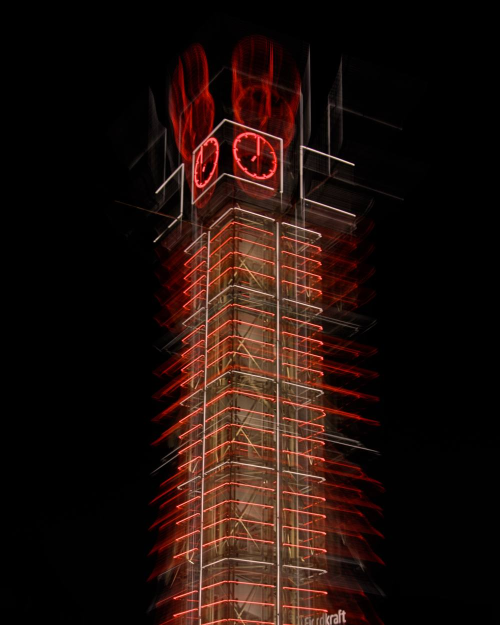
#> input picture IMGs/clock-tower.jpg, 1000 x 1250 px (shown at 1/2 size)
$ python make_og_image.py '#' writes IMGs/og-image.png
#> lines starting #> are read from the running program, lines starting #| are printed output that depends on the picture
#!/usr/bin/env python3
"""Draw the link preview image (Discord, Slack, social embeds) for Mine avganger.

It shows a departure board in the dashboard's dark theme with made-up lines and
destinations, next to the Oslo S clock tower photo. Everything is fixed in this
file, so running it again gives the same image.

    python3 tools/og-image/make_og_image.py            # writes IMGs/og-image.png
    python3 tools/og-image/make_og_image.py out.png    # writes somewhere else

Needs Pillow (pip install Pillow). The Barlow Semi Condensed fonts next to this
script are the ones the page uses, under the SIL Open Font License (fonts/OFL.txt).
"""

import sys
from pathlib import Path

from PIL import Image, ImageDraw, ImageFont

HERE = Path(__file__).resolve().parent
ROOT = HERE.parents[1]
PHOTO = ROOT / "IMGs" / "clock-tower.jpg"
OUT = Path(sys.argv[1]) if len(sys.argv) > 1 else ROOT / "IMGs" / "og-image.png"

# ---------- content ----------
BOARD_TITLE = "Mine Avganger"
BOARD_SUB = "Sanntid for tog, T-bane, trikk og buss"
FOOTER = "Sanntid fra Entur, oppdatert 10:42"
CLOCK = "10:42"

# Mode colours match MODES in index.html. Regional buses have no mode of their own
# there, so they use the express bus green.
MODES = {
    "bus": "#d40d0d",
    "tram": "#0b78c8",
    "metro": "#d9640a",
    "rail": "#00824a",
    "regional": "#5a7d00",
}

# (line, mode, name, platform, time, status). The name is the transport type. A time of "Nå" gets
# the yellow highlight, as on the page. Status is one of:
#   None                      on time
#   ("late", "10:47")         delayed: "Rute 10:47" under the time, in the delay colour
#   ("cancelled", "10:52")    cancelled: "Innstilt" in red, the planned time struck through,
#                             and the name struck through and dimmed
ROWS = [
    ("XX", "bus", "Buss", "A", "Nå", None),
    ("XX", "tram", "Trikk", "B", "3 min", None),
    ("X", "metro", "T-bane", "2", "7 min", ("late", "10:47")),
    ("RE", "rail", "Tog", "4", "Innstilt", ("cancelled", "10:52")),
    ("XXX", "regional", "Regionsbuss", "C", "11:05", None),
]

# ---------- design (the dark theme from index.html) ----------
W, H = 1200, 630
S = 2  # draw at 2x and scale down, for smooth edges
BG = "#0a1424"
PANEL = "#12223a"
BAND = "#1c3355"
INK = "#eef2f7"
MUTED = "#97a6ba"
RULE = "#22364f"
NOW = "#ffd23f"
NOW_INK = "#0e1a2b"
LATE = "#fbbf24"
DANGER = "#ff6b7d"


def font(weight, size):
    return ImageFont.truetype(str(HERE / "fonts" / f"BarlowSemiCondensed-{weight}.ttf"), size * S)


def px(value):
    return round(value * S)


def hex_rgb(colour):
    colour = colour.lstrip("#")
    return tuple(int(colour[i:i + 2], 16) for i in (0, 2, 4))


def photo_layer():
    """The clock tower on the right, fading into the background towards the left."""
    layer = Image.new("RGB", (px(W), px(H)), BG)
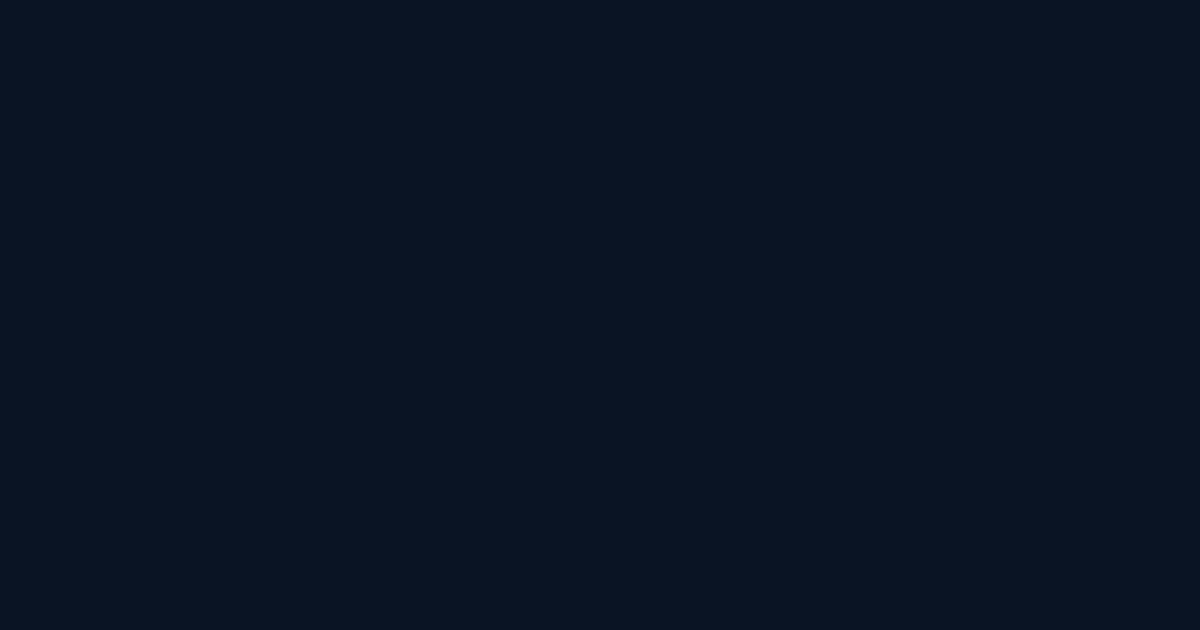
#> layer: PIL image 2400x1260 RGB (shown at 1/2 size); mean R, G, B 10, 20, 36
    photo = Image.open(PHOTO).convert("RGB")
#> photo is the input picture: PIL image 1000x1250 RGB; mean R, G, B 31.9, 15.7, 11.3
    height = px(H * 1.55)  # crop in on the clock faces and the top of the tower
    width = round(photo.width * height / photo.height)
#> width = 1562
    photo = photo.resize((width, height), Image.LANCZOS)
#> photo: PIL image 1562x1953 RGB
    left = px(W) - width + px(40)
#> left = 918
    top = -px(H * 0.18)
    layer.paste(photo, (left, top))
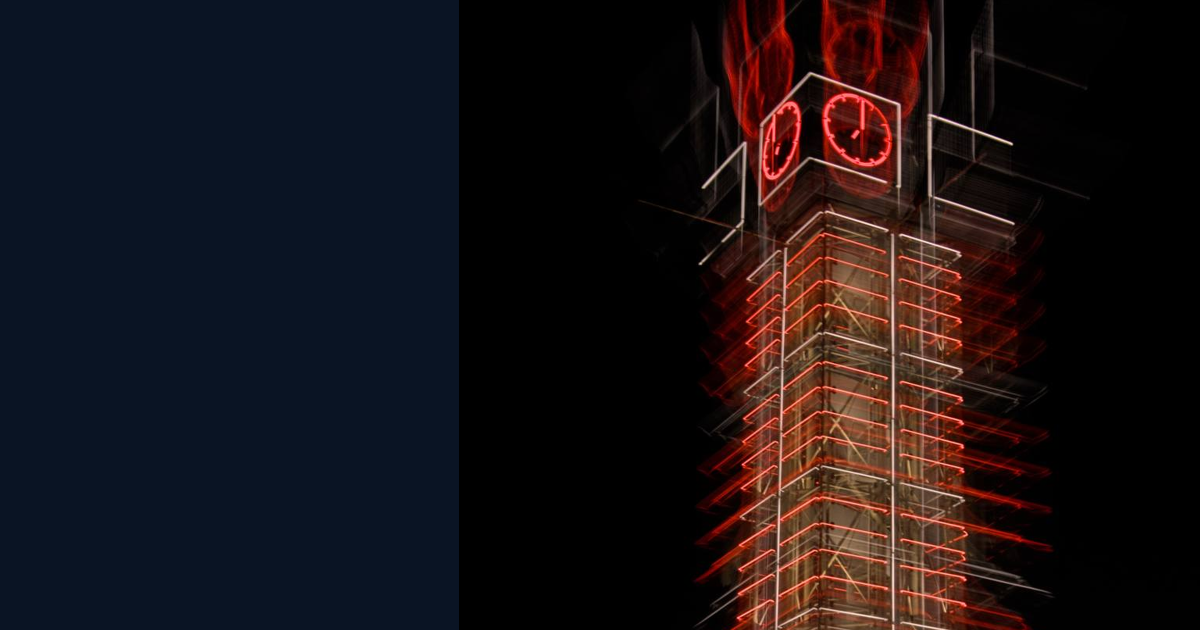
#> layer: PIL image 2400x1260 RGB (shown at 1/2 size); mean R, G, B 25.3, 18, 21.2

    # Fade: solid background up to 52 % of the width, then the photo shows through.
    fade = Image.new("L", (px(W), 1))
    for x in range(px(W)):
        t = x / px(W)
        fade.putpixel((x, 0), 255 if t < 0.52 else round(255 * max(0.0, 1 - (t - 0.52) / 0.33) ** 1.4))
    fade = fade.resize((px(W), px(H)))
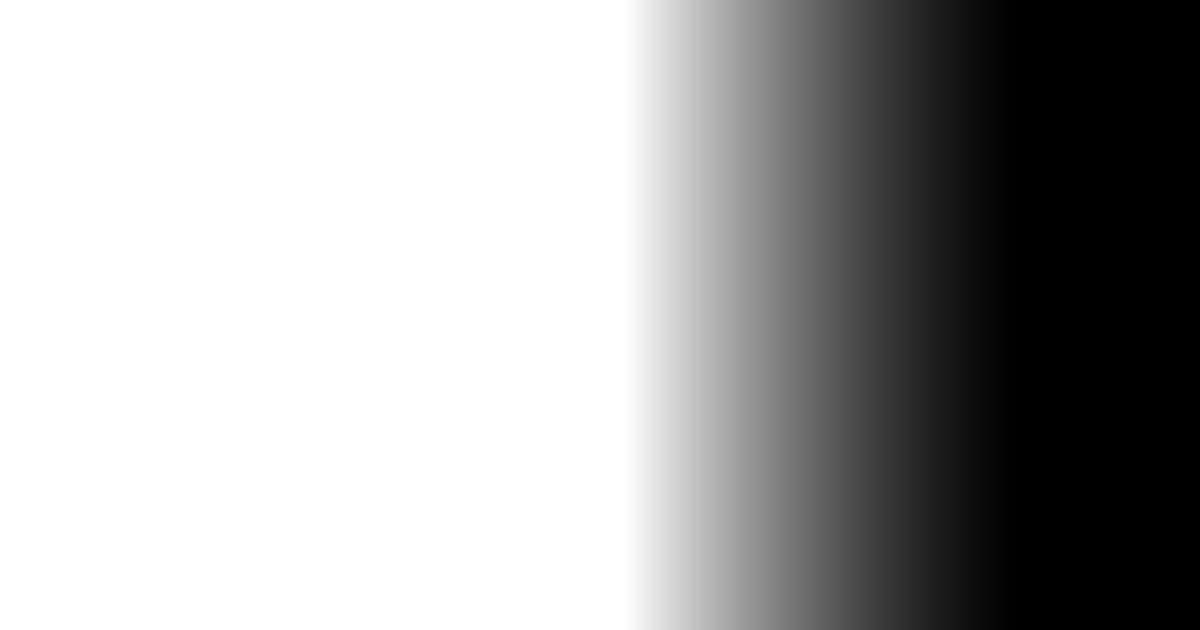
#> fade: PIL image 2400x1260 L (shown at 1/2 size); min 0, max 255, mean 167.7
    background = Image.new("RGB", (px(W), px(H)), BG)
    return Image.composite(background, layer, fade)
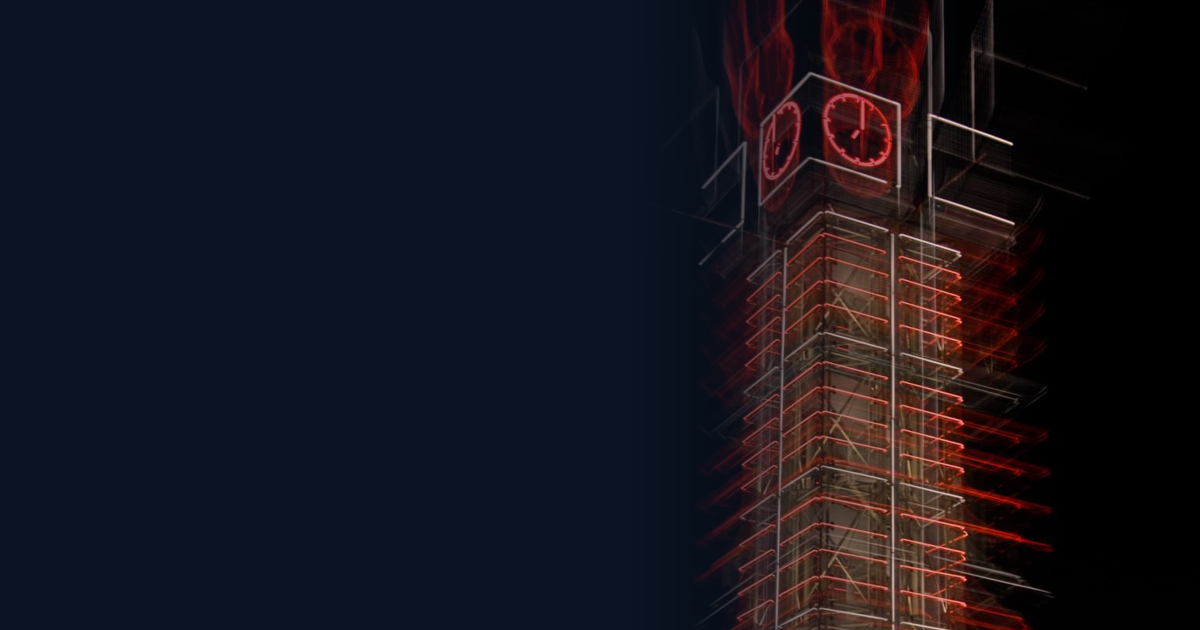
#> returned value: PIL image 2400x1260 RGB (shown at 1/2 size); mean R, G, B 21.3, 20.4, 28.9


def text_right(draw, x_right, y, text, fnt, fill):
    draw.text((x_right - draw.textlength(text, font=fnt), y), text, font=fnt, fill=fill)


def text_center(draw, x_center, y, text, fnt, fill):
    draw.text((x_center - draw.textlength(text, font=fnt) / 2, y), text, font=fnt, fill=fill)


def blend(colour, background, opacity):
    """A colour at the given opacity over a background, like CSS opacity on the page."""
    a, b = hex_rgb(colour), hex_rgb(background)
    return tuple(round(x * opacity + y * (1 - opacity)) for x, y in zip(a, b))


def strike(draw, x, y, text, fnt, fill):
    """A line through text drawn at (x, y), at roughly the middle of lower-case letters."""
    left, top, right, bottom = draw.textbbox((x, y), text, font=fnt)
    mid = top + (bottom - top) * 0.55
    draw.line((left, mid, right, mid), fill=fill, width=px(1.5))


def main():
    image = photo_layer()
    draw = ImageDraw.Draw(image)

    # Board panel
    x0, y0, x1 = 56, 56, 656
    band_h, cols_h, row_h, footer_h = 92, 40, 70, 46
    y1 = y0 + band_h + cols_h + row_h * len(ROWS) + footer_h
    draw.rounded_rectangle((px(x0), px(y0), px(x1), px(y1)), radius=px(10), fill=PANEL)
    # Band: rounded top, square bottom
    draw.rounded_rectangle((px(x0), px(y0), px(x1), px(y0 + band_h)), radius=px(10), fill=BAND)
    draw.rectangle((px(x0), px(y0 + band_h - 12), px(x1), px(y0 + band_h)), fill=BAND)
    draw.text((px(x0 + 26), px(y0 + 14)), BOARD_TITLE, font=font("Bold", 40), fill="#ffffff")
    draw.text((px(x0 + 26), px(y0 + 60)), BOARD_SUB, font=font("Regular", 19), fill="#c9d3e0")

    # Column positions, as in the page's grid: line, destination, platform, time
    pad = 26
    c_line = x0 + pad
    c_dest = c_line + 74
    c_plat = x1 - pad - 112 - 18
    c_time = x1 - pad

    y = y0 + band_h
    small = font("Medium", 16)
    draw.text((px(c_line), px(y + 12)), "Linje", font=small, fill=MUTED)
    draw.text((px(c_dest), px(y + 12)), "Til", font=small, fill=MUTED)
    text_center(draw, px(c_plat), px(y + 12), "Spor", small, MUTED)
    text_right(draw, px(c_time), px(y + 12), "Avgang", small, MUTED)
    y += cols_h
    draw.line((px(x0), px(y), px(x1), px(y)), fill=RULE, width=px(1))

    badge_font = font("Bold", 21)
    dest_font = font("Medium", 26)
    plat_font = font("SemiBold", 25)
    time_font = font("Bold", 26)
    note_font = font("Regular", 16)
    for i, (line, mode, dest, plat, when, status) in enumerate(ROWS):
        kind, planned = status or (None, None)
        mid = y + row_h / 2
        # Line badge
        badge_w = max(62, draw.textlength(line, font=badge_font) / S + 18)
        draw.rounded_rectangle((px(c_line), px(mid - 17), px(c_line + badge_w), px(mid + 17)),
                               radius=px(5), fill=MODES[mode])
        text_center(draw, px(c_line + badge_w / 2), px(mid - 14), line, badge_font, "#ffffff")
        # Name, struck through and dimmed when cancelled, and platform
        if kind == "cancelled":
            dim = blend(INK, PANEL, 0.6)
            draw.text((px(c_dest), px(mid - 17)), dest, font=dest_font, fill=dim)
            strike(draw, px(c_dest), px(mid - 17), dest, dest_font, dim)
        else:
            draw.text((px(c_dest), px(mid - 17)), dest, font=dest_font, fill=INK)
        text_center(draw, px(c_plat), px(mid - 17), plat, plat_font, INK)
        # Departure time: the "Nå" highlight, a delay note, or cancelled
        time_y = mid - (25 if kind else 17)
        if kind == "cancelled":
            text_right(draw, px(c_time), px(time_y), when, time_font, DANGER)
            note_x = px(c_time) - draw.textlength(planned, font=note_font)
            draw.text((note_x, px(mid + 6)), planned, font=note_font, fill=MUTED)
            strike(draw, note_x, px(mid + 6), planned, note_font, MUTED)
        elif when == "Nå":
            w = draw.textlength(when, font=time_font) / S
            draw.rounded_rectangle((px(c_time - w - 18), px(mid - 18), px(c_time), px(mid + 18)),
                                   radius=px(5), fill=NOW)
            text_right(draw, px(c_time - 9), px(time_y), when, time_font, NOW_INK)
        else:
            text_right(draw, px(c_time), px(time_y), when, time_font, INK)
        if kind == "late":
            text_right(draw, px(c_time), px(mid + 6), "Rute " + planned, note_font, LATE)
        y += row_h
        if i < len(ROWS) - 1:
            draw.line((px(x0 + pad), px(y), px(x1 - pad), px(y)), fill=RULE, width=px(1))
#> this loop made 5 passes
#> note_x on pass 4: 1167.8
#> w on pass 1: 35.38
#> after the loop, y = 538

    draw.line((px(x0), px(y), px(x1), px(y)), fill=RULE, width=px(1))
    draw.text((px(x0 + pad), px(y + 13)), FOOTER, font=font("Regular", 16), fill=MUTED)

    # Big clock, bottom right over the photo, like the dashboard header
    clock_font = font("SemiBold", 84)
    text_right(draw, px(W - 56), px(H - 56 - 92), CLOCK, clock_font, "#ffffff")

    out = image.resize((W, H), Image.LANCZOS)
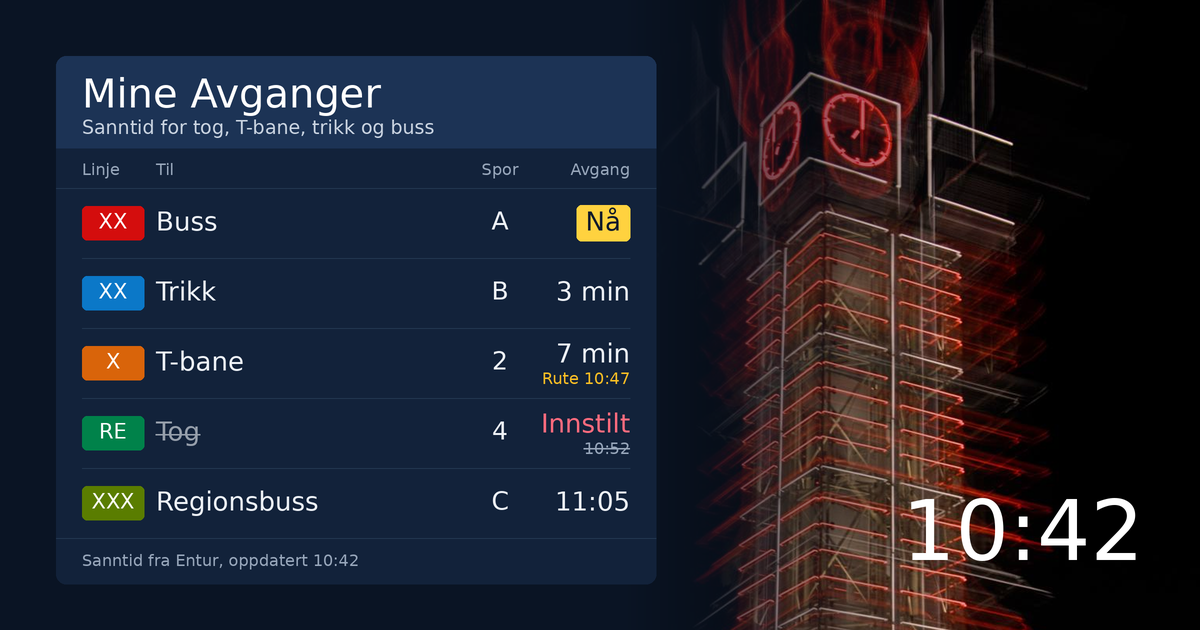
#> out: PIL image 1200x630 RGB; mean R, G, B 31.2, 32.7, 43.8
    OUT.parent.mkdir(parents=True, exist_ok=True)
    out.save(OUT, optimize=True)
    print(f"Wrote {OUT} ({W}x{H})")


if __name__ == "__main__":
    main()
